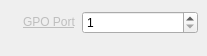
<?xml version="1.0" encoding="UTF-8"?>
<ui version="4.0">
 <class>InspectorGpiOutputWidget</class>
 <widget class="QWidget" name="InspectorGpiOutputWidget">
  <property name="geometry">
   <rect>
    <x>0</x>
    <y>0</y>
    <width>207</width>
    <height>56</height>
   </rect>
  </property>
  <property name="windowTitle">
   <string>Form</string>
  </property>
  <layout class="QVBoxLayout" name="verticalLayout">
   <property name="margin">
    <number>9</number>
   </property>
   <item>
    <layout class="QHBoxLayout" name="horizontalLayoutGpoPort">
     <item>
      <spacer name="horizontalSpacerGpoPort">
       <property name="orientation">
        <enum>Qt::Horizontal</enum>
       </property>
       <property name="sizeType">
        <enum>QSizePolicy::Fixed</enum>
       </property>
       <property name="sizeHint" stdset="0">
        <size>
         <width>14</width>
         <height>20</height>
        </size>
       </property>
      </spacer>
     </item>
     <item>
      <widget class="QLabel" name="labelGpoPort">
       <property name="text">
        <string>&lt;a href=&quot;GPOPort&quot; style=&quot;color: #BEBEBE;&quot;&gt;GPO Port&lt;/a&gt;</string>
       </property>
      </widget>
     </item>
     <item>
      <widget class="QSpinBox" name="spinBoxGpoPort">
       <property name="sizePolicy">
        <sizepolicy hsizetype="Expanding" vsizetype="Fixed">
         <horstretch>0</horstretch>
         <verstretch>0</verstretch>
        </sizepolicy>
       </property>
       <property name="minimum">
        <number>1</number>
       </property>
       <property name="maximum">
        <number>8</number>
       </property>
      </widget>
     </item>
    </layout>
   </item>
   <item>
    <spacer name="verticalSpacerGpoOutput">
     <property name="orientation">
      <enum>Qt::Vertical</enum>
     </property>
     <property name="sizeType">
      <enum>QSizePolicy::Fixed</enum>
     </property>
     <property name="sizeHint" stdset="0">
      <size>
       <width>20</width>
       <height>10</height>
      </size>
     </property>
    </spacer>
   </item>
  </layout>
 </widget>
 <resources/>
 <connections>
  <connection>
   <sender>labelGpoPort</sender>
   <signal>linkActivated(QString)</signal>
   <receiver>InspectorGpiOutputWidget</receiver>
   <slot>resetGpoPort(QString)</slot>
   <hints>
    <hint type="sourcelabel">
     <x>51</x>
     <y>19</y>
    </hint>
    <hint type="destinationlabel">
     <x>2</x>
     <y>16</y>
    </hint>
   </hints>
  </connection>
  <connection>
   <sender>spinBoxGpoPort</sender>
   <signal>valueChanged(int)</signal>
   <receiver>InspectorGpiOutputWidget</receiver>
   <slot>gpoPortChanged(int)</slot>
   <hints>
    <hint type="sourcelabel">
     <x>178</x>
     <y>20</y>
    </hint>
    <hint type="destinationlabel">
     <x>207</x>
     <y>18</y>
    </hint>
   </hints>
  </connection>
 </connections>
 <slots>
  <slot>gpoPortChanged(int)</slot>
  <slot>resetGpoPort(QString)</slot>
 </slots>
</ui>
